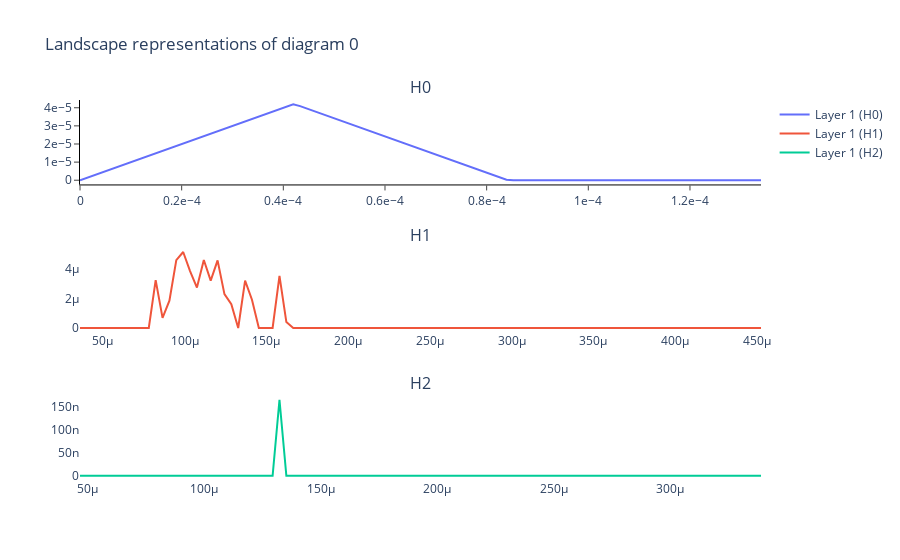

The cell this chart's notebook holds for it:
### Code cell
landscape = PL.fit_transform(train_short_persistence_diagrams_label_1)
PL.plot(landscape)
